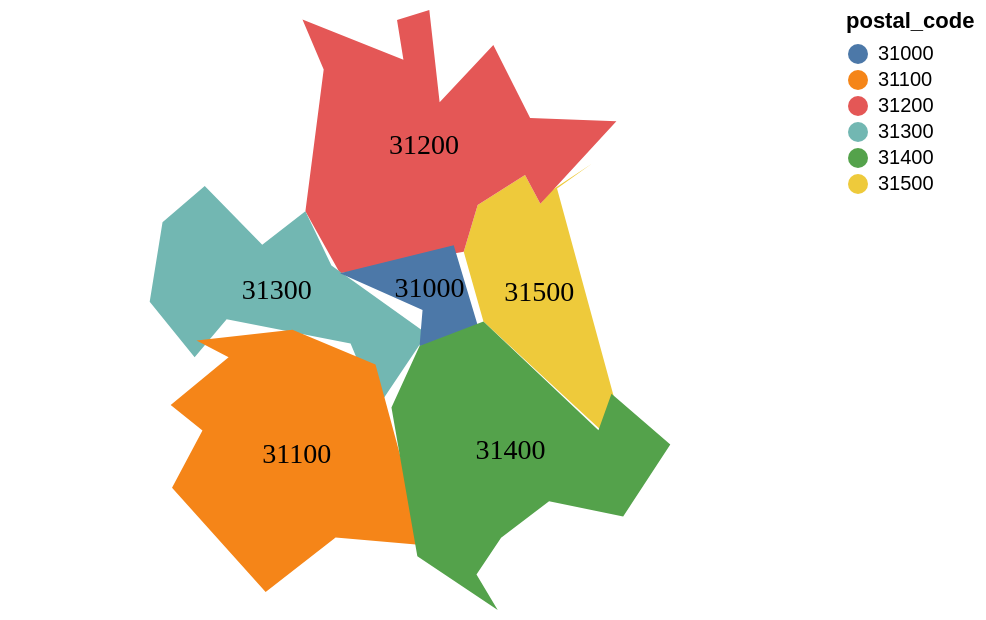

This figure's Vega-Lite source:
### Vega-Lite specification from a JSON file in a GitHub repository (floating-point values rounded to 4 significant figures)
{"config": {"view": {"continuousWidth": 400, "continuousHeight": 300}}, "layer": [{"mark": "geoshape", "encoding": {"color": {"type": "nominal", "field": "postal_code"}}}, {"mark": {"type": "text", "color": "black", "font": "Ubuntu", "fontSize": 14}, "encoding": {"latitude": {"field": "latitude", "type": "quantitative"}, "longitude": {"field": "longitude", "type": "quantitative"}, "text": {"type": "nominal", "field": "postal_code"}}}], "data": {"name": "data-790675582e73b9fb40d9fa172b02c930"}, "$schema": "https://vega.github.io/schema/vega-lite/v5.json", "datasets": {"data-790675582e73b9fb40d9fa172b02c930": [{"boundary": "postal_code", "id_": 4546313, "latitude": 43.6, "longitude": 1.474, "postal_code": "31500", "source": "http://data.toulouse-metropole.fr/", "type": "Feature", "type_": "relation", "geometry": {"type": "Polygon", "coordinates": [[[1.451, 43.61], [1.455, 43.62], [1.47, 43.63], [1.475, 43.62], [1.478, 43.63], [1.491, 43.63], [1.48, 43.63], [1.498, 43.58], [1.494, 43.57], [1.457, 43.6], [1.451, 43.61]]]}}, {"boundary": "postal_code", "id_": 4546314, "latitude": 43.64, "longitude": 1.438, "postal_code": "31200", "source": "http://data.toulouse-metropole.fr/", "type": "Feature", "type_": "relation", "geometry": {"type": "Polygon", "coordinates": [[[1.4, 43.67], [1.432, 43.66], [1.43, 43.67], [1.44, 43.67], [1.443, 43.65], [1.46, 43.66], [1.471, 43.64], [1.498, 43.64], [1.475, 43.62], [1.47, 43.63], [1.455, 43.62], [1.451, 43.61], [1.412, 43.61], [1.401, 43.62], [1.407, 43.66], [1.4, 43.67]]]}}, {"boundary": "postal_code", "id_": 4546315, "latitude": 43.6, "longitude": 1.392, "postal_code": "31300", "source": "http://data.toulouse-metropole.fr/", "type": "Feature", "type_": "relation", "geometry": {"type": "Polygon", "coordinates": [[[1.352, 43.6], [1.356, 43.62], [1.37, 43.63], [1.388, 43.62], [1.401, 43.62], [1.409, 43.61], [1.439, 43.6], [1.424, 43.58], [1.415, 43.59], [1.376, 43.6], [1.366, 43.59], [1.352, 43.6]]]}}, {"boundary": "postal_code", "id_": 4546316, "latitude": 43.57, "longitude": 1.398, "postal_code": "31100", "source": "http://data.toulouse-metropole.fr/", "type": "Feature", "type_": "relation", "geometry": {"type": "Polygon", "coordinates": [[[1.359, 43.56], [1.369, 43.57], [1.359, 43.58], [1.377, 43.59], [1.367, 43.59], [1.397, 43.6], [1.423, 43.59], [1.438, 43.55], [1.411, 43.55], [1.389, 43.54], [1.359, 43.56]]]}}, {"boundary": "postal_code", "id_": 4546317, "latitude": 43.61, "longitude": 1.44, "postal_code": "31000", "source": "http://data.toulouse-metropole.fr/", "type": "Feature", "type_": "relation", "geometry": {"type": "Polygon", "coordinates": [[[1.412, 43.61], [1.448, 43.62], [1.456, 43.59], [1.437, 43.59], [1.438, 43.6], [1.412, 43.61]]]}}, {"boundary": "postal_code", "id_": 4546318, "latitude": 43.57, "longitude": 1.465, "postal_code": "31400", "source": "http://data.toulouse-metropole.fr/", "type": "Feature", "type_": "relation", "geometry": {"type": "Polygon", "coordinates": [[[1.428, 43.58], [1.437, 43.59], [1.457, 43.6], [1.493, 43.57], [1.497, 43.58], [1.515, 43.57], [1.501, 43.55], [1.477, 43.56], [1.462, 43.55], [1.455, 43.54], [1.461, 43.53], [1.436, 43.54], [1.428, 43.58]]]}}]}}
